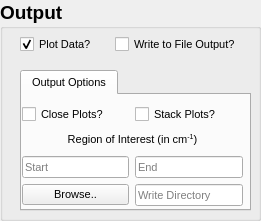
   <widget class="QGroupBox" name="output">
    <property name="geometry">
     <rect>
      <x>10</x>
      <y>370</y>
      <width>261</width>
      <height>221</height>
     </rect>
    </property>
    <property name="font">
     <font>
      <pointsize>14</pointsize>
      <weight>75</weight>
      <bold>true</bold>
     </font>
    </property>
    <property name="title">
     <string>Output</string>
    </property>
    <widget class="QTabWidget" name="output_tab">
     <property name="geometry">
      <rect>
       <x>20</x>
       <y>70</y>
       <width>231</width>
       <height>141</height>
      </rect>
     </property>
     <property name="font">
      <font>
       <pointsize>8</pointsize>
       <weight>50</weight>
       <bold>false</bold>
      </font>
     </property>
     <property name="currentIndex">
      <number>0</number>
     </property>
     <widget class="QWidget" name="OutputOptions">
      <attribute name="title">
       <string>Output Options</string>
      </attribute>
      <widget class="QWidget" name="layoutWidget">
       <property name="geometry">
        <rect>
         <x>0</x>
         <y>10</y>
         <width>221</width>
         <height>101</height>
        </rect>
       </property>
       <layout class="QGridLayout" name="gridLayout_5">
        <item row="1" column="0">
         <widget class="QCheckBox" name="close_plots_checkbox">
          <property name="toolTip">
           <string>Close currently open plots on next run.</string>
          </property>
          <property name="statusTip">
           <string>Close currently open plots on next run.</string>
          </property>
          <property name="whatsThis">
           <string>If checked then currently open matplotlib figures will be closed when the program is next run.</string>
          </property>
          <property name="text">
           <string>Close Plots?</string>
          </property>
         </widget>
        </item>
        <item row="1" column="1">
         <widget class="QCheckBox" name="stack_plots_checkbox">
          <property name="toolTip">
           <string>Plot data from currently loaded files on one figure.</string>
          </property>
          <property name="statusTip">
           <string>Plot data from currently loaded files on one figure.</string>
          </property>
          <property name="whatsThis">
           <string>If checked then all the data from the currently loaded files will be plotted on one figure, useful for comparisons. </string>
          </property>
          <property name="text">
           <string>Stack Plots?</string>
          </property>
         </widget>
        </item>
        <item row="3" column="0">
         <widget class="QLineEdit" name="custom_region_start_textbox">
          <property name="font">
           <font>
            <pointsize>8</pointsize>
            <weight>50</weight>
            <bold>false</bold>
           </font>
          </property>
          <property name="toolTip">
           <string>Start of region to be plotted in wavenumbers.</string>
          </property>
          <property name="statusTip">
           <string>Start of region to be plotted in wavenumbers.</string>
          </property>
          <property name="whatsThis">
           <string>Start of region to be plotted, data is masked to between start and end, and autoscaled after masking.</string>
          </property>
          <property name="text">
           <string/>
          </property>
          <property name="placeholderText">
           <string>Start</string>
          </property>
         </widget>
        </item>
        <item row="2" column="0" colspan="2">
         <widget class="QLabel" name="region_label">
          <property name="font">
           <font>
            <pointsize>8</pointsize>
            <weight>50</weight>
            <bold>false</bold>
           </font>
          </property>
          <property name="text">
           <string>Region of Interest (in cm&lt;sup&gt;-1&lt;/sup&gt;)</string>
          </property>
          <property name="alignment">
           <set>Qt::AlignCenter</set>
          </property>
         </widget>
        </item>
        <item row="3" column="1">
         <widget class="QLineEdit" name="custom_region_end_textbox">
          <property name="font">
           <font>
            <pointsize>8</pointsize>
            <weight>50</weight>
            <bold>false</bold>
           </font>
          </property>
          <property name="toolTip">
           <string>End of region to be plotted in wavenumbers.</string>
          </property>
          <property name="statusTip">
           <string>End of region to be plotted in wavenumbers.</string>
          </property>
          <property name="whatsThis">
           <string>End of region to be plotted, data is masked to between start and end, and autoscaled after masking.</string>
          </property>
          <property name="text">
           <string/>
          </property>
          <property name="placeholderText">
           <string>End</string>
          </property>
         </widget>
        </item>
        <item row="4" column="0">
         <widget class="QPushButton" name="browse_write_directory">
          <property name="toolTip">
           <string>Browse for write directory.</string>
          </property>
          <property name="statusTip">
           <string>Browse for write directory.</string>
          </property>
          <property name="whatsThis">
           <string>Opens a dialog where the write directory can be selected.</string>
          </property>
          <property name="text">
           <string>Browse..</string>
          </property>
         </widget>
        </item>
        <item row="4" column="1">
         <widget class="QLineEdit" name="write_directory_box">
          <property name="toolTip">
           <string>Directory where data will be written.</string>
          </property>
          <property name="statusTip">
           <string>Directory where data will be written.</string>
          </property>
          <property name="whatsThis">
           <string>The directory where output txt data will be written.</string>
          </property>
          <property name="text">
           <string/>
          </property>
          <property name="placeholderText">
           <string>Write Directory</string>
          </property>
         </widget>
        </item>
       </layout>
      </widget>
     </widget>
    </widget>
    <widget class="QWidget" name="layoutWidget">
     <property name="geometry">
      <rect>
       <x>20</x>
       <y>30</y>
       <width>221</width>
       <height>29</height>
      </rect>
     </property>
     <layout class="QHBoxLayout" name="horizontalLayout">
      <item>
       <widget class="QCheckBox" name="plot_data_checkbox">
        <property name="font">
         <font>
          <pointsize>8</pointsize>
          <weight>50</weight>
          <bold>false</bold>
         </font>
        </property>
        <property name="toolTip">
         <string>Plot data using matplotlib.</string>
        </property>
        <property name="statusTip">
         <string>Plot data using matplotlib.</string>
        </property>
        <property name="whatsThis">
         <string>If checked then the data from each signal file is plotted using matplotlib.</string>
        </property>
        <property name="text">
         <string>Plot Data?</string>
        </property>
        <property name="checked">
         <bool>true</bool>
        </property>
       </widget>
      </item>
      <item>
       <widget class="QCheckBox" name="write_file_checkbox">
        <property name="enabled">
         <bool>true</bool>
        </property>
        <property name="font">
         <font>
          <pointsize>8</pointsize>
          <weight>50</weight>
          <bold>false</bold>
         </font>
        </property>
        <property name="toolTip">
         <string>Write data to a .txt file.</string>
        </property>
        <property name="statusTip">
         <string>Write data to a .txt file.</string>
        </property>
        <property name="whatsThis">
         <string>If checked then processed data from each signal file is written to a .txt file</string>
        </property>
        <property name="text">
         <string>Write to File Output?</string>
        </property>
        <property name="checked">
         <bool>false</bool>
        </property>
       </widget>
      </item>
     </layout>
    </widget>
   </widget>
